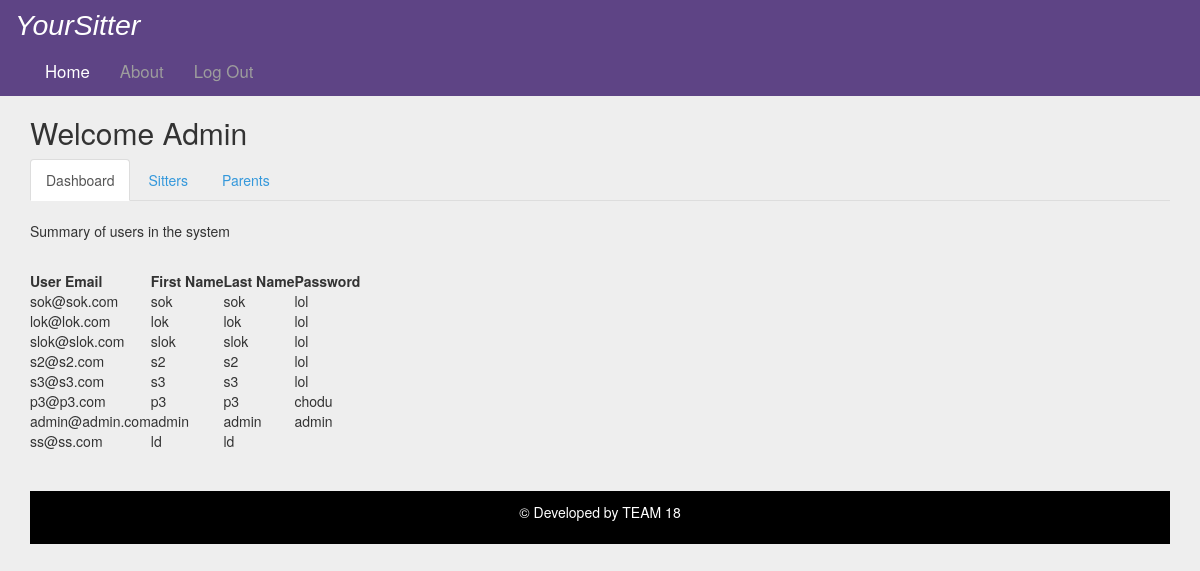
Screenshot of /display_all with the database file from the repository.
### main/models.py (models this page shows, shortened)
class User(UserMixin, db.Model):
	UserEmail = db.Column(db.String(30), nullable=False, primary_key=True)
	UserFName = db.Column(db.String(30), nullable=False )
	UserLName = db.Column(db.String(30), nullable=False)
	UserPw = db.Column(db.String(20), nullable=False)
	is_Parent = db.Column(db.Boolean)
	is_Active = db.Column(db.Boolean, default = True)
	parents = db.relationship('Parent',backref='parent',lazy=True)
	sitters = db.relationship('Sitter',backref='sitter',lazy=True)

### main/routes.py (the view, shortened to what this page needs)
@app.route('/display_all', methods=["GET", "POST"])
def display_all():
    return render_template('display_all.html', Sitter=Sitter.query.all(), User=User.query.all(), Parent=Parent.query.all())

### main/templates/display_all.html (shortened to what this page needs)
<!DOCTYPE html>
<html lang="en">
  <head>
    <link rel="stylesheet" href="https://maxcdn.bootstrapcdn.com/bootstrap/3.3.7/css/bootstrap.min.css">
    <link rel="stylesheet" href="https://cdnjs.cloudflare.com/ajax/libs/font-awesome/4.7.0/css/font-awesome.min.css">
    <link href="https://maxcdn.bootstrapcdn.com/font-awesome/4.3.0/css/font-awesome.min.css" rel="stylesheet">
    </head>
  <body>
  <nav class="navbar navbar-inverse">
    <div class="container-fluid">
      <div class="navbar-header">
        <p>YourSitter</p>
      <div class="collapse navbar-collapse" id="myNavbar">
        <ul class="nav navbar-nav navbar-right">
          <li class="active"><a href="{{ url_for('index') }} ">Home</a></li>
        <li><a href="{{ url_for('index') }}#about">About</a></li>
          <li><a href="{{ url_for('logout') }}">Log Out</a></li>
        </ul>
      </div>
    </div>
  </nav>
<div class="container">
  <h2>Welcome Admin</h2>
  <ul class="nav nav-tabs">
    <li class="active"><a data-toggle="tab" href="#home">Dashboard</a></li>
  <li><a data-toggle="tab" href="#menu1">Sitters</a></li>
    <li><a data-toggle="tab" href="#menu2">Parents</a></li>
  </ul>
  <div class="tab-content">
    <div id="home" class="tab-pane fade in active">
<br>
<p> Summary of users in the system</p>
<br>
<table>
         <thead>
            <tr>
          <th>User Email</th>
          <th>First Name</th>
          <th>Last Name</th>
          <th>Password</th>
             </tr>
         </thead>
         <tbody>
            {% for u in User %}
               <tr>
                  <td>{{ u.UserEmail }}</td>
                  <td>{{ u.UserFName }}</td>
                  <td>{{ u.UserLName }}</td>
                  <td>{{ u.UserPw }}</td>
               </tr>
            {% endfor %}
         </tbody>
   </table>
<br>
<br>
</div>
  <div class="footer">
    <p>&#169 Developed by TEAM 18</p>
  </div>
</body>
</html>

### main/templates/display_all.html (style rules this page uses)
.navbar { margin-bottom: 0 !important; border-radius: 0 !important; background-color:#5E4485; color: #fff; font-size: 1.2em; border: 0; }
.navbar-header p { font-size:1.7em; font-family: Arial, Helvetica, sans-serif; font-style: italic; margin: auto; margin-top: 5px; }
.navbar-inverse .navbar-nav .active a, .navbar-inverse .navbar-nav .active a:focus, .navbar-inverse .navbar-nav .active a:hover { color: #fff; background-color: #5e4485; }
.navbar-inverse { background-color: #5e4485 !important; border-color: #5e4485 !important; }
.footer { position: relative; width: 100%; background-color: black; color: white; text-align: center; padding: 1%; font-size: 1em; }
body { background:#eee; }
a { color: #3498db; outline: none!important; }
.container { overflow-x: hidden; }

### rows the page displays
User: UserEmail "sok@sok.com", UserFName "sok", UserLName "sok", UserPw "lol"
User: UserEmail "lok@lok.com", UserFName "lok", UserLName "lok", UserPw "lol"
User: UserEmail "slok@slok.com", UserFName "slok", UserLName "slok", UserPw "lol"
User: UserEmail "s2@s2.com", UserFName "s2", UserLName "s2", UserPw "lol"
User: UserEmail "s3@s3.com", UserFName "s3", UserLName "s3", UserPw "lol"
User: UserEmail "p3@p3.com", UserFName "p3", UserLName "p3", UserPw "chodu"
User: UserEmail "admin@admin.com", UserFName "admin", UserLName "admin", UserPw "admin"
User: UserEmail "ss@ss.com", UserFName "ld", UserLName "ld"
